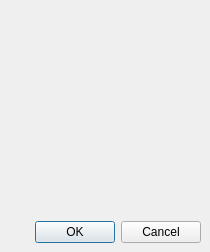
<ui version="4.0" >
 <comment>*********************************************************************
**
** Copyright (C) 1992-$THISYEAR$ $TROLLTECH$. All rights reserved.
**
** This file is part of the $MODULE$ of the Qt Toolkit.
**
** $TROLLTECH_DUAL_LICENSE$
**
** This file is provided AS IS with NO WARRANTY OF ANY KIND, INCLUDING THE
** WARRANTY OF DESIGN, MERCHANTABILITY AND FITNESS FOR A PARTICULAR PURPOSE.
**
*********************************************************************</comment>
 <class>QtGradientDialog</class>
 <widget class="QDialog" name="QtGradientDialog" >
  <property name="geometry" >
   <rect>
    <x>0</x>
    <y>0</y>
    <width>210</width>
    <height>252</height>
   </rect>
  </property>
  <property name="windowTitle" >
   <string>Edit Gradient</string>
  </property>
  <layout class="QVBoxLayout" >
   <property name="margin" >
    <number>9</number>
   </property>
   <property name="spacing" >
    <number>6</number>
   </property>
   <item>
    <widget class="QtGradientEditor" name="gradientEditor" >
     <property name="sizePolicy" >
      <sizepolicy>
       <hsizetype>3</hsizetype>
       <vsizetype>3</vsizetype>
       <horstretch>0</horstretch>
       <verstretch>0</verstretch>
      </sizepolicy>
     </property>
    </widget>
   </item>
   <item>
    <widget class="QDialogButtonBox" name="buttonBox" >
     <property name="orientation" >
      <enum>Qt::Horizontal</enum>
     </property>
     <property name="standardButtons" >
      <set>QDialogButtonBox::Cancel|QDialogButtonBox::NoButton|QDialogButtonBox::Ok</set>
     </property>
    </widget>
   </item>
  </layout>
 </widget>
 <customwidgets>
  <customwidget>
   <class>QtGradientEditor</class>
   <extends>QFrame</extends>
   <header>qtgradienteditor.h</header>
  </customwidget>
 </customwidgets>
 <resources/>
 <connections>
  <connection>
   <sender>buttonBox</sender>
   <signal>accepted()</signal>
   <receiver>QtGradientDialog</receiver>
   <slot>accept()</slot>
   <hints>
    <hint type="sourcelabel" >
     <x>72</x>
     <y>224</y>
    </hint>
    <hint type="destinationlabel" >
     <x>21</x>
     <y>243</y>
    </hint>
   </hints>
  </connection>
  <connection>
   <sender>buttonBox</sender>
   <signal>rejected()</signal>
   <receiver>QtGradientDialog</receiver>
   <slot>reject()</slot>
   <hints>
    <hint type="sourcelabel" >
     <x>168</x>
     <y>233</y>
    </hint>
    <hint type="destinationlabel" >
     <x>152</x>
     <y>251</y>
    </hint>
   </hints>
  </connection>
 </connections>
</ui>
